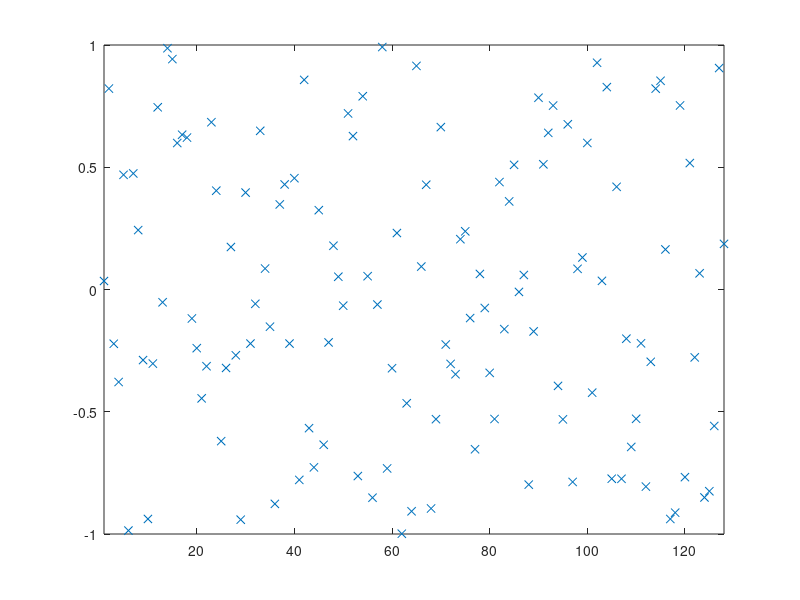

Write the MATLAB code that produced this figure. (Note: this script raises an error after producing the figure.)
% script <a href="matlab:NR_OddEvenNR_MergeSortTest">NR_OddEvenNR_MergeSortTest</a>
% Test <a href="matlab:help NR_OddEvenNR_MergeSort">NR_OddEvenNR_MergeSort</a> on a random set of data.
% See <a href="matlab:NRweb">Numerical Renaissance: simulation, optimization, & control</a>, Section 7.2.2.
% Part of <a href="matlab:help NRC">Numerical Renaissance Codebase 1.0</a>, <a href="matlab:help NRchap07">Chapter 7</a>; please read the <a href="matlab:help NRcopyleft">copyleft</a>.

n=2^7; D=2*rand(n,1)-1; close all, plot(D(:,1),'x'), axis([1 n -1 1]), pause(0.5)
[D,index]=NR_OddEvenNR_MergeSort(D,1,n); plot(D(:,1),'x'), axis([1 n -1 1])

% end script NR_OddEvenNR_MergeSortTest
